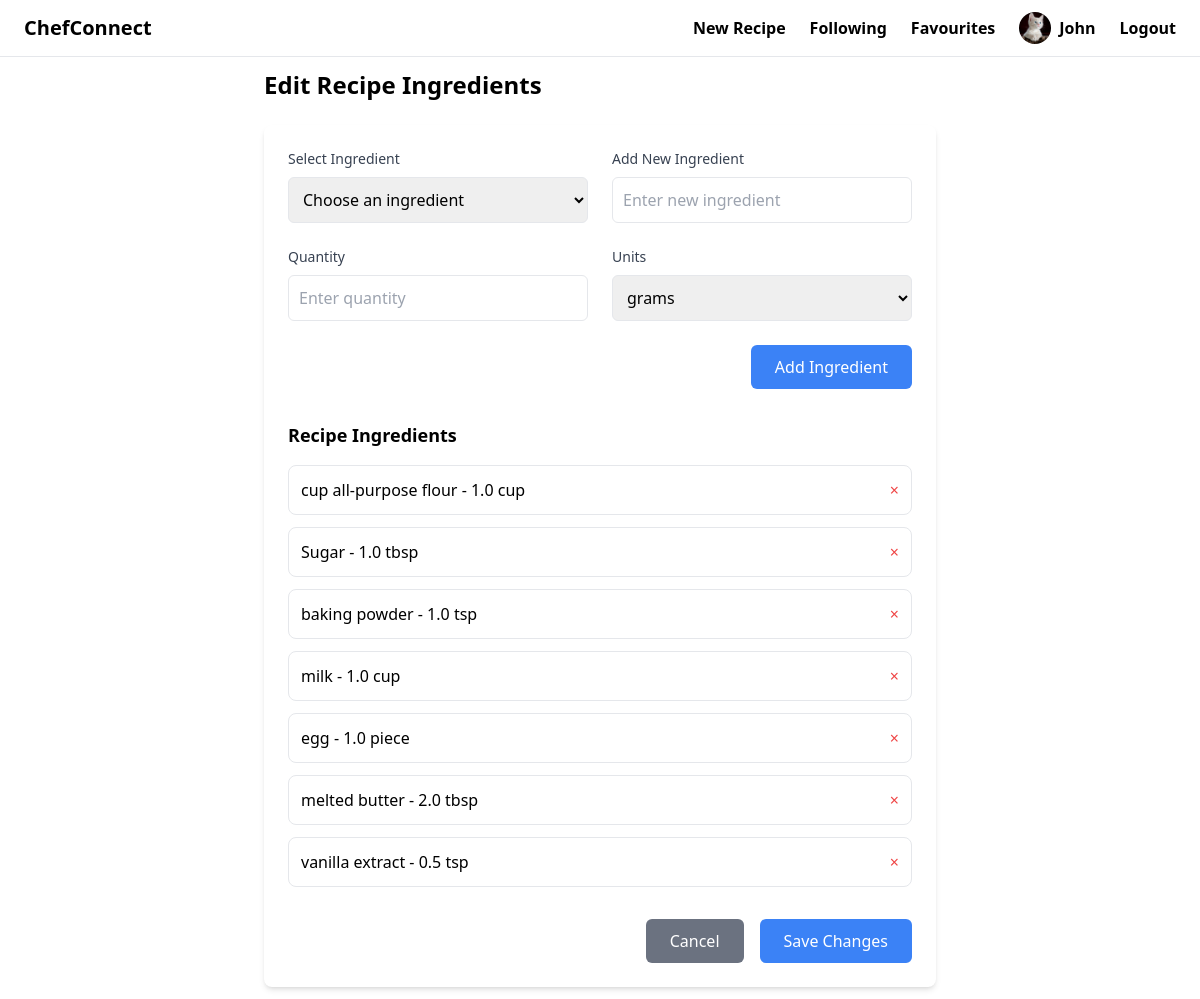
/recipe/6/edit/ingredients/ (signed in), run on the app's committed database.
### users/models.py (models this page shows, shortened)
class CustomUser(AbstractUser):
    profile_picture = models.ImageField(upload_to="profile_pictures", blank=True, null=True)  # media/profile_pictures
    description = models.TextField(blank=True, null=True)

### recipe/models.py (models this page shows, shortened)
class RecipeIngredient(models.Model):
    recipe = models.ForeignKey(Recipe, on_delete=models.CASCADE, related_name="ingredients")
    ingredient = models.ForeignKey(Ingredient, on_delete=models.CASCADE)
    quantity = models.FloatField()
    unit = models.CharField(max_length=50, help_text="e.g. grams, cups, tbsp")
    def __str__(self):
        return f"{self.quantity} {self.unit} of {self.ingredient.name}"

class Ingredient(models.Model):
    name = models.CharField(max_length=255)

### recipe/views.py (the view, shortened to what this page needs)
# urls.py: path('recipe/<int:recipe_id>/edit/ingredients/', edit_ingredients, name="edit_ingredients"),
@login_required
def edit_ingredients(request, recipe_id: int):
    recipe = Recipe.objects.get(pk=recipe_id)
    ingredient_units = [
        ("g", "grams"),
        ("ml", "milliliters"),
        ("tsp", "teaspoons"),
        ("tbsp", "tablespoons"),
        ("cup", "cups"),
        ("piece", "pieces"),
    ]
    print(RecipeIngredient.objects.filter(recipe=recipe))
    return render(request, "recipe/edit_ingredients.html",
                  {"recipe": recipe, "ingredients": Ingredient.objects.all().order_by("name"),
                   "ingredient_units": ingredient_units,
                   "recipe_ingredients": RecipeIngredient.objects.filter(recipe=recipe)})

### recipe/templates/recipe/edit_ingredients.html (shortened to what this page needs)
{% extends 'base.html' %}
{% load static %}
{% block content %}
    <div class="max-w-2xl mx-auto">
        <h1 class="text-2xl font-bold mb-6">Edit Recipe Ingredients</h1>
        <form method="POST" action="{% url 'recipe:edit_ingredients' recipe_id=recipe.id %}" id="ingredient-form">
            <div class="bg-white p-4 sm:p-6 rounded-lg shadow-md">
                <div class="space-y-6">
                    <div class="grid grid-cols-1 lg:grid-cols-2 gap-6">
                        <div class="space-y-2">
                            <label for="ingredient-select" class="block text-sm font-medium text-gray-700">
                                Select Ingredient
                            </label>
                            <select id="ingredient-select" class="w-full border rounded-md p-2.5 text-base">
                                <option value="">Choose an ingredient</option>
                            </select>
                        </div>
                        <div class="space-y-2">
                            <label for="new-ingredient" class="block text-sm font-medium text-gray-700">
                                Add New Ingredient
                            </label>
                            <input type="text" id="new-ingredient"
                                   class="w-full border rounded-md p-2.5 text-base"
                                   placeholder="Enter new ingredient">
                        </div>
                    </div>
                    <div class="grid grid-cols-1 lg:grid-cols-2 gap-6">
                        <div class="space-y-2">
                            <label for="quantity" class="block text-sm font-medium text-gray-700">
                                Quantity
                            </label>
                            <input type="number" id="quantity"
                                   class="w-full border rounded-md p-2.5 text-base"
                                   placeholder="Enter quantity">
                        </div>
                        <div class="space-y-2">
                            <label for="units" class="block text-sm font-medium text-gray-700">
                                Units
                            </label>
                            <select id="units" class="w-full border rounded-md p-2.5 text-base">
                                {% for unit in ingredient_units %}
                                    <option value="{{ unit.0 }}">{{ unit.1 }}</option>
                                {% endfor %}
                            </select>
                        </div>
                    </div>
                    <div class="flex justify-end">
                        <button type="button" id="add-ingredient"
                                class="w-full sm:w-auto bg-blue-500 text-white px-6 py-2.5 rounded-md hover:bg-blue-600 transition-colors">
                            Add Ingredient
                        </button>
                    </div>
                </div>
                <div class="mt-8">
                    <h2 class="text-lg font-semibold mb-4">Recipe Ingredients</h2>
                    <div id="selected-ingredients" class="space-y-3">
                        {% if recipe_ingredients %}
                            {% for ingredient in recipe_ingredients %}
                                <div class="flex flex-col sm:flex-row justify-between items-start sm:items-center p-3 border rounded-lg bg-white gap-2"
                                     data-ingredient-id="{{ ingredient.ingredient.id }}">
                                    <span class="text-sm sm:text-base">{{ ingredient.ingredient.name }} - {{ ingredient.quantity }} {{ ingredient.unit }}</span>
                                    <button type="button"
                                            class="remove-instruction text-red-500 hover:text-red-700 remove-ingredient">
                                        ×
                                    </button>
                                </div>
                            {% endfor %}
                        {% endif %}
                    </div>
                </div>
                <div class="mt-8 flex flex-col sm:flex-row justify-end gap-4">
                    <a href="{% url 'recipe:detail' recipe.id %}"
                       class="w-full sm:w-auto text-center bg-gray-500 text-white px-6 py-2.5 rounded-md hover:bg-gray-600 transition-colors">
                        Cancel
                    </a>
                    <button type="submit"
                            class="w-full sm:w-auto bg-blue-500 text-white px-6 py-2.5 rounded-md hover:bg-blue-700 transition-colors">
                        Save Changes
                    </button>
                </div>
            </div>
        </form>
    </div>
{% endblock %}

### templates/base.html (shortened to what this page needs)
{% load static %}
<!doctype html>
<html>
<head>
    <script src="https://cdn.tailwindcss.com"></script>
</head>
<body>
<nav class="relative py-3 px-4 md:px-6 border-b border-gray-200">
    <div class="max-w-7xl mx-auto">
        <div class="flex justify-between items-center">
            <a href="/" class="text-xl font-semibold">ChefConnect</a>
            <div class="hidden md:flex items-center space-x-6">
                <a href="{% url 'recipe:add_recipe' %}" class="text-base font-semibold hover:text-gray-500">New
                    Recipe</a>
                <a href="{% url 'users:following' %}" class="text-base font-semibold hover:text-gray-500">Following</a>
                <a href="{% url 'recipe:saved_recipes' %}" class="text-base font-semibold hover:text-gray-500">Favourites</a>
                {% if request.user.is_authenticated %}
                    <a href="{% url 'users:profile' %}" class="flex items-center space-x-2">
                        {% if request.user.profile_picture %}
                            <img src="{{ request.user.profile_picture.url }}" alt="Profile"
                                 class="w-8 h-8 rounded-full object-cover">
                        {% else %}
                            <div class="w-8 h-8 rounded-full bg-gray-300 flex items-center justify-center">
                                <span class="text-gray-600">{{ request.user.username|first|upper }}</span>
                            </div>
                        {% endif %}
                        <span class="text-base font-semibold hover:text-gray-500">{{ request.user.username | capfirst }}</span>
                    </a>
                    <a href="{% url 'users:logout' %}"
                       class="text-base font-semibold hover:text-red-700">Logout</a>
                {% endif %}
            </div>
        </div>
    </div>
</nav>
<div class="px-4 md:px-6 py-3">
    {% block content %}
    {% endblock %}
</div>
</body>
</html>

### data on the page
CustomUser: user.profile_picture (picture), user.username "John"
RecipeIngredient: ingredient.name "cup all-purpose flour", quantity "1.0", unit "cup"
RecipeIngredient: ingredient.name "Sugar", quantity "1.0", unit "tbsp"
RecipeIngredient: ingredient.name "baking powder", quantity "1.0", unit "tsp"
RecipeIngredient: ingredient.name "milk", quantity "1.0", unit "cup"
RecipeIngredient: ingredient.name "egg", quantity "1.0", unit "piece"
RecipeIngredient: ingredient.name "melted butter", quantity "2.0", unit "tbsp"
RecipeIngredient: ingredient.name "vanilla extract", quantity "0.5", unit "tsp"

### other printed values
form field value "grams"
